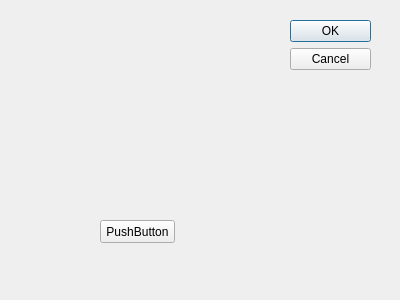
<?xml version="1.0" encoding="UTF-8"?>
<ui version="4.0">
 <class>Dialog1</class>
 <widget class="QDialog" name="Dialog1">
  <property name="geometry">
   <rect>
    <x>0</x>
    <y>0</y>
    <width>400</width>
    <height>300</height>
   </rect>
  </property>
  <property name="windowTitle">
   <string>Dialog</string>
  </property>
  <widget class="QDialogButtonBox" name="buttonBox">
   <property name="geometry">
    <rect>
     <x>290</x>
     <y>20</y>
     <width>81</width>
     <height>241</height>
    </rect>
   </property>
   <property name="orientation">
    <enum>Qt::Vertical</enum>
   </property>
   <property name="standardButtons">
    <set>QDialogButtonBox::Cancel|QDialogButtonBox::Ok</set>
   </property>
  </widget>
  <widget class="QPushButton" name="pushButton">
   <property name="geometry">
    <rect>
     <x>100</x>
     <y>220</y>
     <width>75</width>
     <height>23</height>
    </rect>
   </property>
   <property name="text">
    <string>PushButton</string>
   </property>
  </widget>
 </widget>
 <resources/>
 <connections>
  <connection>
   <sender>buttonBox</sender>
   <signal>accepted()</signal>
   <receiver>Dialog1</receiver>
   <slot>accept()</slot>
   <hints>
    <hint type="sourcelabel">
     <x>248</x>
     <y>254</y>
    </hint>
    <hint type="destinationlabel">
     <x>157</x>
     <y>274</y>
    </hint>
   </hints>
  </connection>
  <connection>
   <sender>buttonBox</sender>
   <signal>rejected()</signal>
   <receiver>Dialog1</receiver>
   <slot>reject()</slot>
   <hints>
    <hint type="sourcelabel">
     <x>316</x>
     <y>260</y>
    </hint>
    <hint type="destinationlabel">
     <x>286</x>
     <y>274</y>
    </hint>
   </hints>
  </connection>
 </connections>
</ui>
